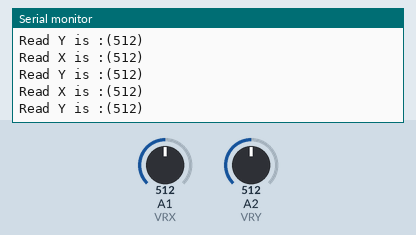
Simulated run of this sketch. Board: Arduino Uno, built with avr-gcc and run on an emulated ATmega328P. Parts: the last lines printed to the serial monitor. Inputs (shaded band) come from the test bench; at power-on: A1 (VRX) = 512, A2 (VRY) = 512.

Above: at 1.2 s.
1.3 s: A1 (VRX) set to 107
At 2.2 s:
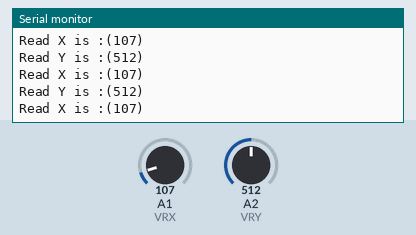
4.3 s: A1 (VRX) set to 92
At 5.2 s:
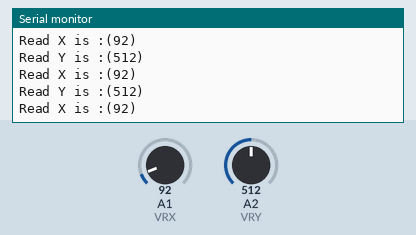
7.3 s: A2 (VRY) set to 110
At 8.0 s:
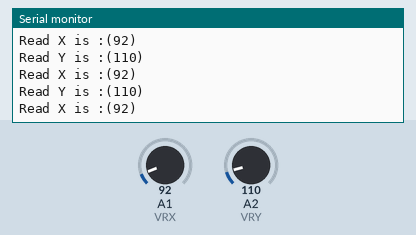
10.3 s: A2 (VRY) set to 94
At 11.3 s:
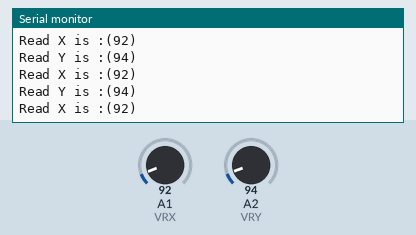
13.3 s: A1 (VRX) set to 11
At 13.9 s:
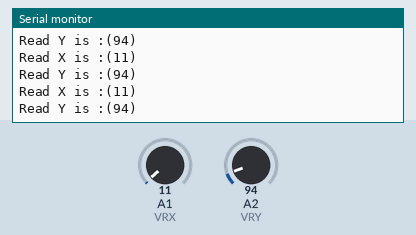
14.8 s: A1 (VRX) set to 8
At 15.8 s:
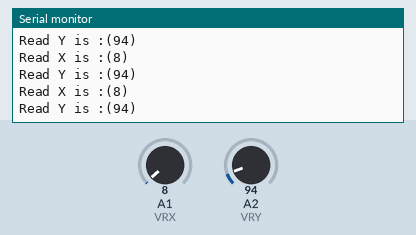
Timing chart, 0 to 17.8 s (numbered marks = the images above; inputs shaded):
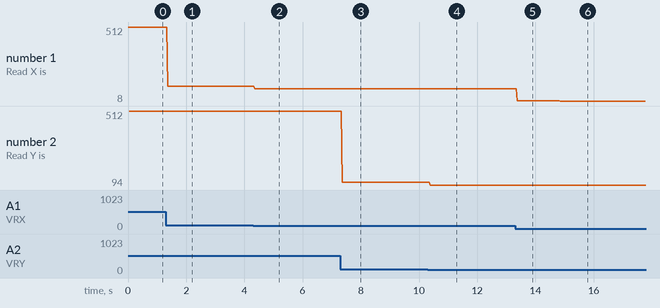

Measured:
- after the input at 1.3 s, the serial monitor: prints a new line after 0.06 s (image 1)
- after the input at 4.3 s, the serial monitor: prints a new line after 0.06 s (image 2)
- after the input at 7.3 s, the serial monitor: prints a new line after 0.06 s (image 3)
- after the input at 10.3 s, the serial monitor: prints a new line after 0.08 s (image 4)
- after the input at 13.3 s, the serial monitor: prints a new line after 0.07 s (image 5)
- after the input at 14.8 s, the serial monitor: prints a new line after 0.06 s (image 6)
- plotted number 1: 512 → 107 after the input at 1.3 s, 107 → 92 after the input at 4.3 s, 92 → 11 after the input at 13.3 s, 11 → 8 after the input at 14.8 s
- plotted number 2: 512 → 110 after the input at 7.3 s, 110 → 94 after the input at 10.3 s

The sketch:

Joystick04.ino
```cpp
#define VRX 1
#define VRY 2

void setup() {
  // put your setup code here, to run once:
  Serial.begin(9600) ;
  Serial.println("Program Start") ;
 }

void loop() {
  // put your main code here, to run repeatedly:
    Serial.print("Read X is :(") ;
    Serial.print(analogRead(VRX)) ;
    Serial.print(") \n") ;
    Serial.print("Read Y is :(") ;
    Serial.print(analogRead(VRY)) ;
    Serial.print(") \n") ;

}
```
